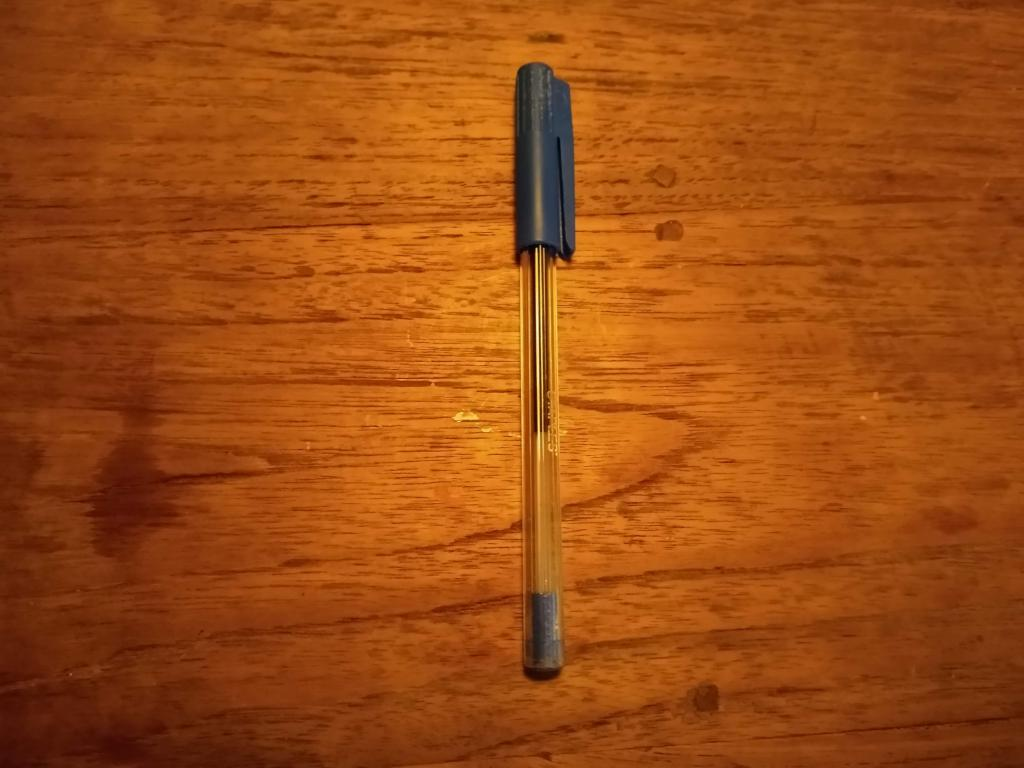
#> input picture practicum2/images/mypen/IMG_20200901_213826359.jpg, 1024 x 768 px; its folder holds 4 pictures in this run; the run also reads 2 pictures not shown here
$ jupyter execute --allow-errors RO47002-week2.ipynb   (shell and % lines are left out)
#> lines starting #> are read from the running program, lines starting #| are printed output that depends on the picture
# RO47002 Machine Learning for Robotics
* (c) TU Delft, 2021
* Period: 2021-2022, Q1
* Course homepage: https://brightspace.tudelft.nl/d2l/home/401403

Make sure you fill in any place that says `YOUR CODE HERE` or `YOUR ANSWER HERE`. Moreover, if you see an empty cell, please DO NOT delete it, instead run that cell as you would run all other cells. Please fill in your name(s) and other required details below:

[cell 1]
GROUP_NUMBER = "10"
STUDENT_NAME1 = "Gregorio Marchesini"
STUDENT_NUMBER1 = "5622824"
STUDENT_NAME2 = "Luoqi Hu"
STUDENT_NUMBER2 = "4168518"

[cell 2]
# Note: this block is a check that you have filled in the above information.
# It will throw an AssertionError until all fields are filled
assert(GROUP_NUMBER != "")
assert(STUDENT_NAME1 != "")
assert(STUDENT_NUMBER1 != "")
assert(STUDENT_NAME2 != "")
assert(STUDENT_NUMBER2 != "")

### General announcements

* Do *not* share your solutions, and do *not* copy solutions from others. By submitting your solutions, you claim that you and your lab partner alone are responsible for this code.

* Do *not* email questions directly, since we want to provide everybody with the same information and avoid repeating the same answers. Instead, please post your questions regarding this assignment in the correct support forum on Brightspace, this way everybody can benefit from the response. If you do have a particular question that you want to ask directly, please use the scheduled practicum hours to ask a TA.

* There is a strict deadline for each assignment. Students are responsible to ensure that they have uploaded their work in time. So, please double check that your upload succeeded to the Brightspace and avoid any late penalties.

* This [Jupyter notebook](https://jupyter.org/) uses `nbgrader` to help us with automated tests. `nbgrader` will make various cells in this notebook "uneditable" or "unremovable" and gives them a special id in the cell metadata. This way, when we run our checks, the system will check the existence of the cell ids and verify the number of points and which checks must be run. While there are ways that you can edit the metadata and work around the restrictions to delete or modify these special cells, you should not do that since then our nbgrader backend will not be able to parse your notebook and give you points for the assignment. You are free to add additional cells, but if you find a cell that you cannot modify or remove, please know that this is on purpose.

* This notebook will have in various places a line that throws a `NotImplementedError` exception. These are locations where the assignment requires you to adapt the code! These lines are just there as a reminder for youthat you have not yet adapted that particular piece of code, especially when you execute all the cells. Once your solution code replaced these lines, it should accordingly *not* throw any exceptions anymore.

Before you turn this problem in, make sure everything runs as expected. First, **restart the kernel** (in the menubar, select Kernel$\rightarrow$Restart) and then **run all cells** (in the menubar, select Cell$\rightarrow$Run All).

---

# Practicum 2
* Before performing this practicum, work through Book chapters: 2, 3
* **Deadline**: Sunday, September 20, 2020, 23:59

## Objectives
In this practicum, you and your lab partner will experiment with data collection, annotation, and turning a simple computer vision task into a machine learning problem.
This practicum will not go very deep in machine learning theory, but is more intended to make you familiar with the broader context of how machine learning can be applied in robotics, and experience some practical steps in performing your own data collection.
You will also demonstrate that you can perform several basic tasks with sklearn which have been explained in the book chapters.

## 1. The problem description: a pen detector

The context of this practicum is of a robot which will need to be able to pickup a pen from a desk or table. The robot has a basic down-facing camera that it can place on top of the desk to inspect an area of interest.
The goal is to detect within this area where the pen is located, and how it is oriented. To do this, we formulate a multi-class classification problem: given a small image patch from the camera image, classifiy if this patch is the tip (start) of the pen, the end of the pen, the middle of the pen, or if it is just background. If we could succesfully classify all regions in the image, we could determine the most probable image locations where the pen starts and ends, and thus its shape and orientation relative to the camera. With this information our robot has enough information to position and orient its (imaginary) grasper, and pick up the pen and put it in its pen collection.

Image source: https://gigazine.net/gsc_news/en/20101221_robo_xero/

**After completing this practicum, you should be able to:**
* perform basic operations on an image
* understand the basic idea of entropy
* understand the basics of supervised learning with labelled data
* train different classifiers with labelled images to detect key features on the image

### 1.1 Setup common python stuff
We will start by loading a few common python dependencies

[cell 3]
# Python ≥3.5 is required
import sys

assert sys.version_info >= (3, 5)

# Scikit-Learn ≥0.20 is required
import sklearn
assert sklearn.__version__ >= "0.20"


# Common imports
import numpy as np
import os, glob

# to make this notebook's output stable across runs
np.random.seed(42)

# To plot pretty figures
import matplotlib as mpl
import matplotlib.pyplot as plt
mpl.rc('axes', labelsize=14)
mpl.rc('xtick', labelsize=12)
mpl.rc('ytick', labelsize=12)

[cell 4]
import ipywidgets
from IPython.display import display

from collections import OrderedDict,Counter

[cell 5]
import scipy
'''
if you have <ModuleNotFoundError: No module named 'skimage'>
try in the terminal: conda install scikit-image
'''
import skimage
import skimage.transform
import skimage.util

### 1.2 Loading the images and annotations

We start by listing the jpg files in the directory `images/mypen/`.
If everything is correct, we should find 37 jpg images.

[cell 6]
import glob

def list_images(image_dir, filename_expression='*.jpg'):
    filenames = glob.glob(os.path.join(image_dir, filename_expression))
    filenames = sorted(filenames) # important for cross-platform compatiblity
    print(f'Found {len(filenames)} image files in the directory "{image_dir}"')
    return filenames

[cell 7]
IMAGE_DIR = 'images/mypen'

# list all images. There should be 37 images in the images/mypen/ directory
filenames = list_images(IMAGE_DIR)
N = len(filenames)

Le's see if we can load the first image and visualize it

[cell 8]
# Let's check if we can load and visualize an image here
I = plt.imread(filenames[0])
#> I is the input picture: shape (768, 1024, 3); mean R, G, B 157.8, 75.8, 17.7

# this should show a picture of a pen
plt.figure()
#> (this line was passed over: IPython is not available in this run)
plt.imshow(I)
#> (this line was passed over: IPython is not available in this run)
plt.show()

print(np.shape(I))
#| (768, 1024, 3)

Let's start simple by creating 3 function to determine the width, height, and number of color channels of a loaded image. Channels wouls be 3 for a color image (Red, Green, Blue), and for instance 1 for a grayscale image.

Note that images are loaded as numpy matrices, and hence pixels are indexed similar as mathematical arrays, i.e. (row, column). This means that the first dimension of the image goes into the vertical direction, and the second dimension into the horizontal direction.

[cell 9]
def get_image_width(I):
    height,width,numChan = np.shape(I)
    return width
    #raise NotImplementedError()

def get_image_height(I):
    height,width,numChan = np.shape(I)
    return height
    #raise NotImplementedError()

def get_image_channels(I):
      height,width,numChan = np.shape(I)
      return numChan

    #raise NotImplementedError()

[cell 10]
assert(get_image_width(I) == 1024)
assert(get_image_height(I) == 768)
assert(get_image_channels(I) == 3)

I2 = np.swapaxes(I, 0, 1) # swap the width and height, but keep the 3rd (color channel) dimension in place
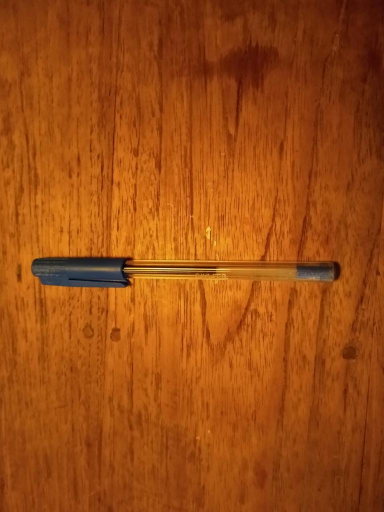
#> I2: shape (1024, 768, 3) (shown at 1/2 size); mean R, G, B 157.8, 75.8, 17.7
assert(get_image_width(I2) == 768)
assert(get_image_height(I2) == 1024)
assert(get_image_channels(I2) == 3)

### 1.3 Load all images and annotations

Previously, we found all images in the given directory. Now we are going to load all of them.

[cell 11]
Is = [plt.imread(filename) for filename in filenames]
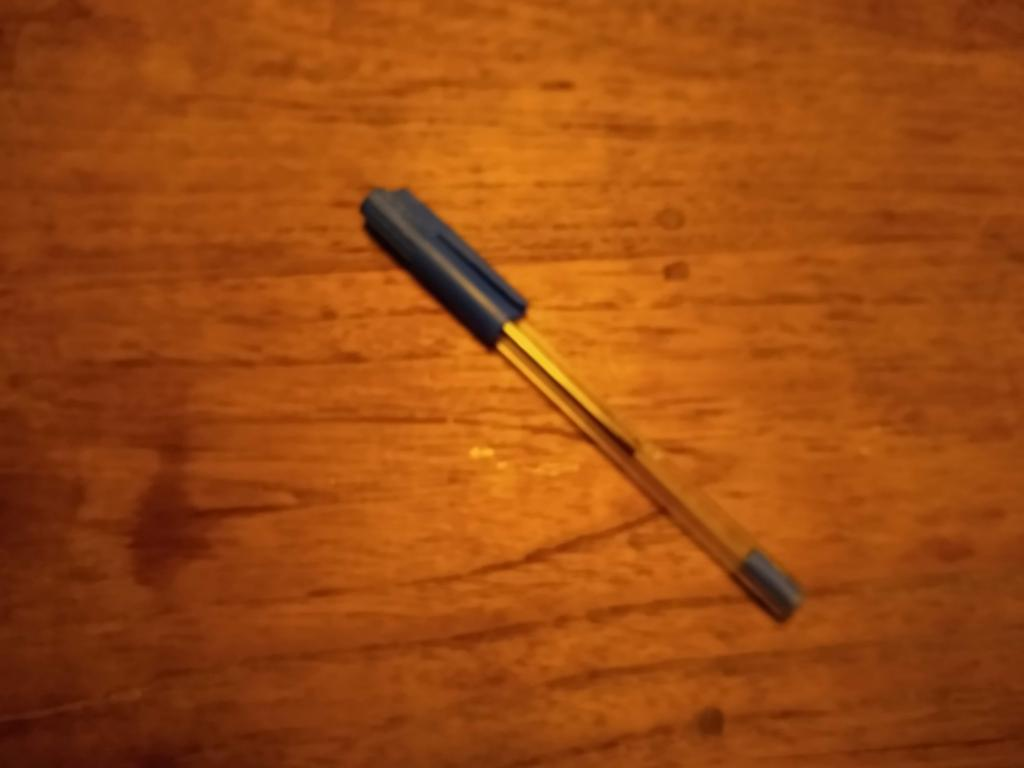
#> input picture practicum2/images/mypen/IMG_20200901_213831751.jpg, 1024 x 768 px
#> (the rest of the program and of its run is left out)
